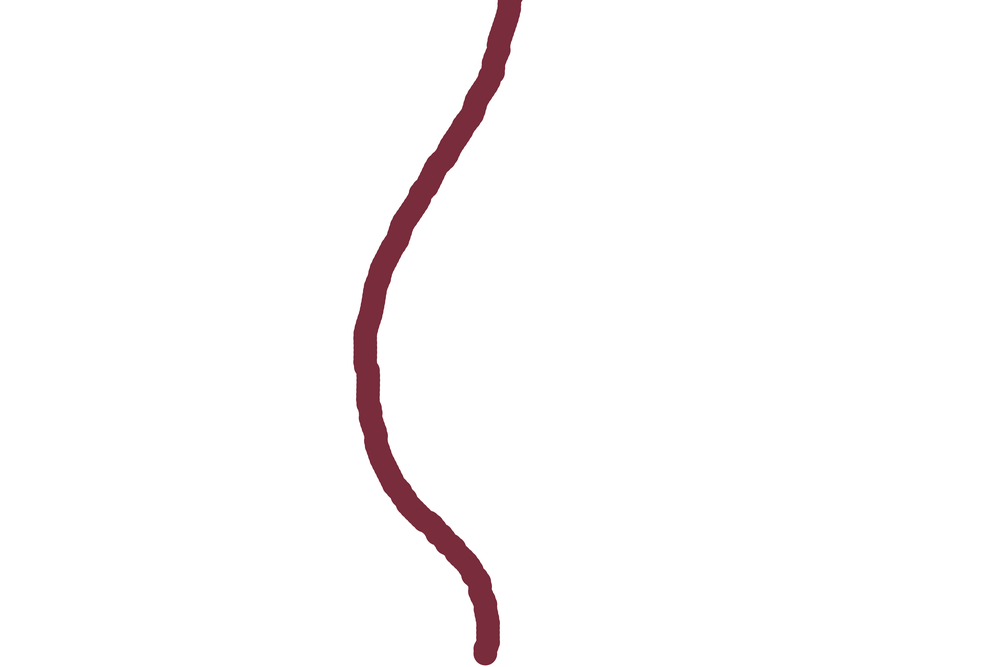
#> input picture image-processing/sample_dark_red_line.png, 1000 x 667 px, shrunk from 4500 x 3000 before the run
$ python shape_detection.py
#> lines starting #> are read from the running program, lines starting #| are printed output that depends on the picture; after the words box and inside, x2 and y2 are one past the last pixel; in counts of white or black regions, pixels touching at a corner belong together
import cv2 as cv
import numpy as np

NUM_ZONES = 15
"""Number of zones used during zone segmentation"""

def zone_segment_by_height(img: cv.Mat):
    """Gives a list of tuple of indexes used to segment in NUM_ZONES the image"""
    img_height = img.shape[0]
    sep = int(img_height / NUM_ZONES)
    heights = [i for i in range(0, img_height, sep-1)]
    return [(heights[i] , heights[i+1]) for i in range(len(heights)-1)]


def center_of_zone(img, h_start, h_end):
    """compute center of zone using start and end zones"""
    # for the end, we reverse the array, take the maximum, and compute its location
    z_start = (np.argmin(img[h_start]), img.shape[1] - 1 - np.argmin(img[h_start][::-1]))
    z_start_center = np.min(z_start) + np.abs(z_start[0] - z_start[1]) / 2
    z_end = (np.argmin(img[h_end]), img.shape[1] - 1 - np.argmin(img[h_end][::-1]))
    z_end_center = np.min(z_end) + np.abs(z_end[0] - z_end[1]) / 2

    return np.array((
        (z_start_center + z_end_center) / 2,
        (h_end + h_start) / 2.
    ))


if __name__ == '__main__':
    # cap = cv.VideoCapture(2)
    win_name = "main"
    cv.namedWindow(win_name)
    # _, frame = cap.read()
    frame = cv.imread("sample_dark_red_line.png") # height, width, dims (or colors)
#> frame is the input picture: shape (667, 1000, 3); mean B, G, R 249.9, 249.5, 251.5

    frame_HSV = cv.cvtColor(frame, cv.COLOR_BGR2HSV)
#> frame_HSV: shape (667, 1000, 3); mean H, S, V 4.8, 4.2, 251.5

    lower = (0, 0, 0)
    higher = (166, 255, 255)
    frame_threshold = cv.inRange(frame_HSV, lower, higher)
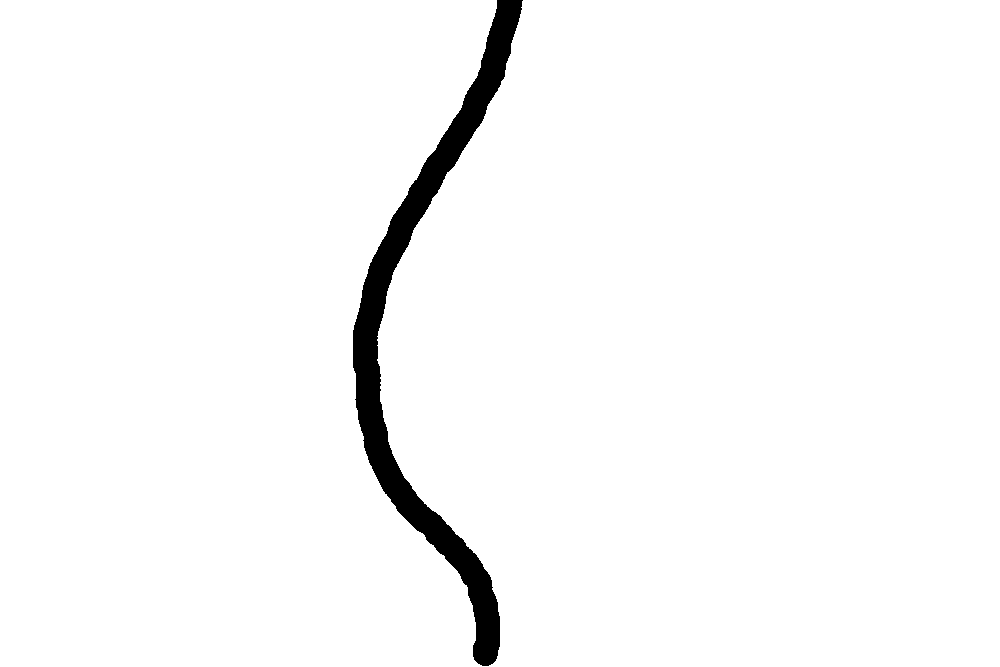
#> frame_threshold: shape (667, 1000); 97.3% white; 1 black region, box (x1, y1, x2, y2) and area: (353, 0, 523, 666) 18221

    cv.imshow(win_name, frame_threshold)
    key = cv.waitKey()
#> (key Esc is pressed here)
